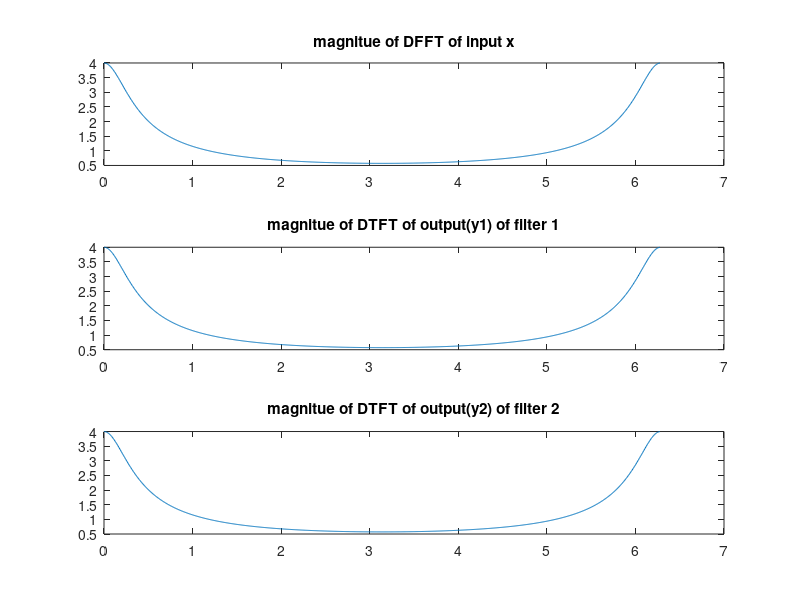
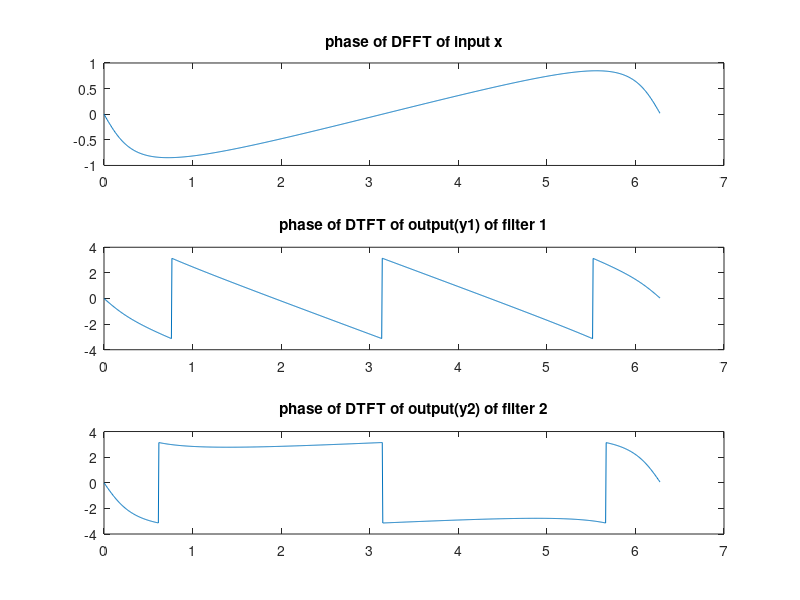

Source code (MATLAB) for these figures, in order:
clear
clc

for n=0:50
    x(n+1)=(3/4)^n;
end

a1=1;
b1=[0 0 0 1];
y1=filter(b1,a1,x);

a2=[1 -3/4];
b2=[-3/4 1];
y2=filter(b2,a2,x);

N=1024;
w=[0:N-1].*2*pi/N;
X=fft(x,N);
Y1=fft(y1,N);
Y2=fft(y2,N);

%also run tut5_3d to see the time domain plot of input x, output of filter1
%and filter2

figure(1)
clf

subplot(311)
plot(w, abs(X));
title('magnitue of DFFT of input x');

subplot(312)
plot(w,abs(Y1));
title('magnitue of DTFT of output(y1) of filter 1');

subplot(313)
plot(w,abs(Y2));
title('magnitue of DTFT of output(y2) of filter 2');

figure(2)
clf

subplot(311)
plot(w, angle(X));
title('phase of DFFT of input x');

subplot(312)
plot(w,angle(Y1));
title('phase of DTFT of output(y1) of filter 1');

subplot(313)
plot(w,angle(Y2));
title('phase of DTFT of output(y2) of filter 2');

return